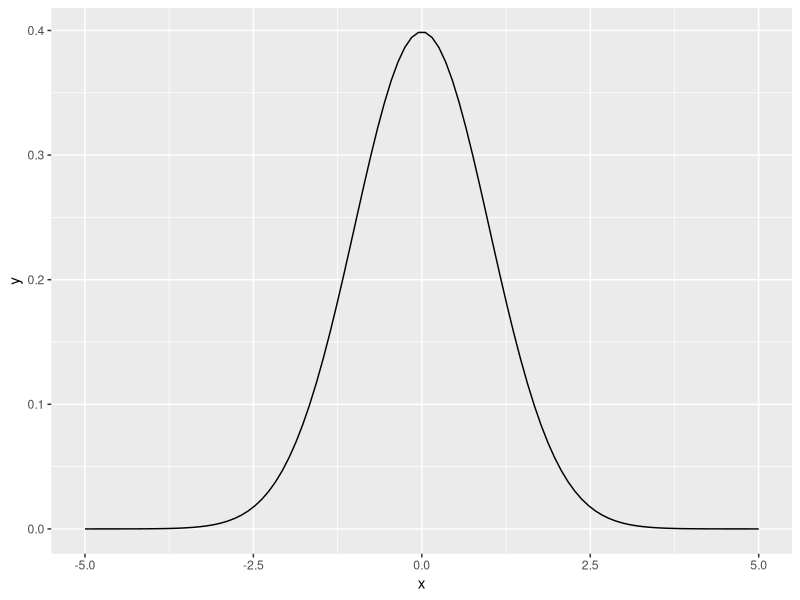

This chart was generated by the following R code:
# informalexample:1_B.1.1 
# informalexample:1 : Some Important Statistical Concepts : A few important distributions : The Normal Distribution 

library(ggplot2)

x = seq(from=-5, to=5, length.out=100) # the interval [-5 5]
f = dnorm(x)                           # normal with mean 0 and sd 1
ggplot(data.frame(x=x,y=f), aes(x=x,y=y)) + geom_line()

